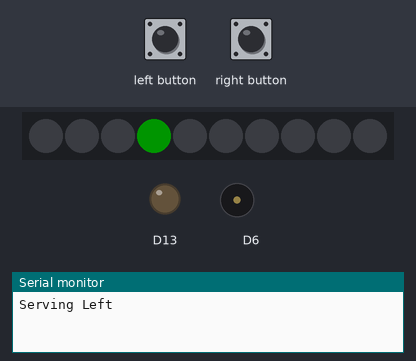
This sketch was run on a simulated Adafruit Circuit Playground Express. On the bench: 10 RGB LEDs in strip order, left to right, output pins drawn as LEDs (lit = HIGH), buzzer (waves = sounding), the last lines printed to the serial monitor. The inputs (shaded band) are chosen by the test bench. Dim RGB values are drawn brighter than linear.

Above: at 1.6 s.
1.7 s: right button pressed for 0.15 s
At 2.8 s:
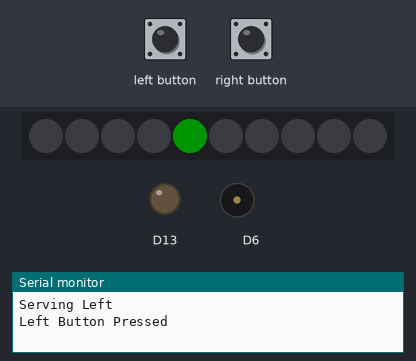
4.8 s: left button pressed for 0.15 s
At 6.7 s:
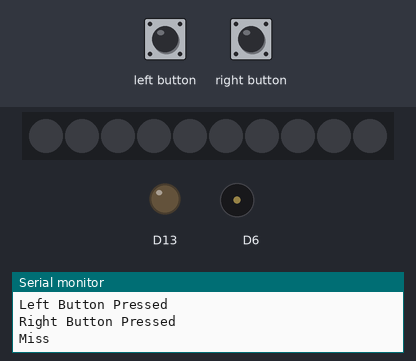
Timing chart, 0 to 8.2 s (numbered marks = the images above; inputs shaded):
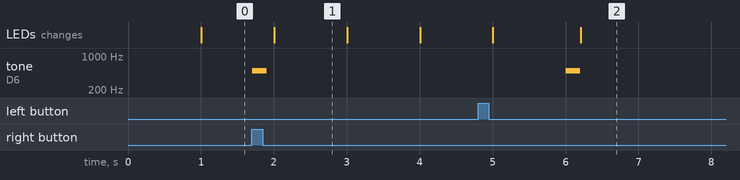

The sketch:

engr103finalgame.ino
```cpp
//Initializing variables and library
#include <Adafruit_CircuitPlayground.h>
volatile int score = 0;
volatile int light;
bool isLeft;
bool isHit=0;

void setup() {
CircuitPlayground.begin();
Serial.begin(9600);
attachInterrupt(digitalPinToInterrupt(5), Lint, RISING);
attachInterrupt(digitalPinToInterrupt(4), Rint, RISING);
}

void loop() {
leftServe();
scoreCheck();
rightServe();
scoreCheck();
}

void leftServe() {
Serial.println("Serving Left");
isLeft=1;

for (int i=2; i<8; i++) {
light=i;
CircuitPlayground.setPixelColor(light-1, 0, 0, 0);
CircuitPlayground.setPixelColor(light, 0, 255, 0);
delay(1000-score*100);
}

}

void rightServe() {
Serial.println("Serving Right");
isLeft=0;

for (int i=7; i>1; i--) {
light=i;
CircuitPlayground.setPixelColor(light+1, 0, 0, 0);
CircuitPlayground.setPixelColor(light, 0, 255, 0);
delay(1000-score*100);
}

}

void Lint() {
Serial.println("Left Button Pressed");
delay(5);
if (light==7) {

if (isHit==0) {
CircuitPlayground.playTone(50, 200); }
isHit=1;
}

else {
CircuitPlayground.playTone(500, 200);
}

}

void Rint() {
Serial.println("Right Button Pressed");
delay(5);
if (light==2) {

if (isHit==0) {
CircuitPlayground.playTone(50, 200); }

isHit=1;

}

}

void scoreCheck() {

if (isHit==1) {
  Serial.println("Hit");
  score++;
  isHit=0;
}

else {
  Serial.println("Miss");
 score=0;
 light=1;
 CircuitPlayground.playTone(500, 200);
 CircuitPlayground.setPixelColor(2, 0, 0, 0);
 CircuitPlayground.setPixelColor(7, 0, 0, 0);
 delay(2000);
}

if (score==10) {
Serial.println("Win!");
CircuitPlayground.playTone(200, 200);
CircuitPlayground.playTone(100, 300);
CircuitPlayground.playTone(400, 600);
delay(2000);
score=0;
}

Serial.println("Score:");
Serial.println(score);
}
```

Measured:
- after the input at 1.7 s, tone on D6: silent → 500 Hz at once, → silent 0.20 s later
- what the display in image 1 shows lasts 1.0 s, from 2.0 s to 3.0 s
